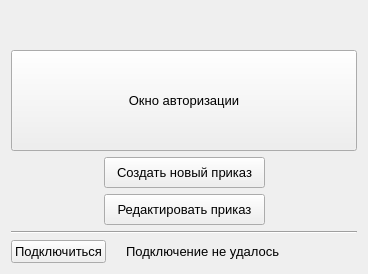
<?xml version="1.0" encoding="UTF-8"?>
<ui version="4.0">
 <class>CStartPage</class>
 <widget class="QWidget" name="CStartPage">
  <property name="geometry">
   <rect>
    <x>0</x>
    <y>0</y>
    <width>368</width>
    <height>274</height>
   </rect>
  </property>
  <property name="font">
   <font>
    <pointsize>10</pointsize>
   </font>
  </property>
  <property name="windowTitle">
   <string>Начало работы</string>
  </property>
  <layout class="QVBoxLayout" name="verticalLayout">
   <item>
    <spacer name="verticalSpacer">
     <property name="orientation">
      <enum>Qt::Vertical</enum>
     </property>
     <property name="sizeHint" stdset="0">
      <size>
       <width>20</width>
       <height>40</height>
      </size>
     </property>
    </spacer>
   </item>
   <item>
    <widget class="QPushButton" name="pushButton_5">
     <property name="minimumSize">
      <size>
       <width>0</width>
       <height>101</height>
      </size>
     </property>
     <property name="text">
      <string>Окно авторизации</string>
     </property>
    </widget>
   </item>
   <item>
    <layout class="QGridLayout" name="gridLayout">
     <item row="0" column="0">
      <spacer name="horizontalSpacer_5">
       <property name="orientation">
        <enum>Qt::Horizontal</enum>
       </property>
       <property name="sizeHint" stdset="0">
        <size>
         <width>40</width>
         <height>20</height>
        </size>
       </property>
      </spacer>
     </item>
     <item row="0" column="1">
      <widget class="QPushButton" name="pb_create_new_order">
       <property name="minimumSize">
        <size>
         <width>161</width>
         <height>31</height>
        </size>
       </property>
       <property name="maximumSize">
        <size>
         <width>161</width>
         <height>31</height>
        </size>
       </property>
       <property name="text">
        <string>Создать новый приказ</string>
       </property>
      </widget>
     </item>
     <item row="0" column="2">
      <spacer name="horizontalSpacer_3">
       <property name="orientation">
        <enum>Qt::Horizontal</enum>
       </property>
       <property name="sizeHint" stdset="0">
        <size>
         <width>40</width>
         <height>20</height>
        </size>
       </property>
      </spacer>
     </item>
     <item row="1" column="0">
      <spacer name="horizontalSpacer_6">
       <property name="orientation">
        <enum>Qt::Horizontal</enum>
       </property>
       <property name="sizeHint" stdset="0">
        <size>
         <width>40</width>
         <height>20</height>
        </size>
       </property>
      </spacer>
     </item>
     <item row="1" column="1">
      <widget class="QPushButton" name="pb_edit_order">
       <property name="minimumSize">
        <size>
         <width>161</width>
         <height>31</height>
        </size>
       </property>
       <property name="maximumSize">
        <size>
         <width>161</width>
         <height>31</height>
        </size>
       </property>
       <property name="text">
        <string>Редактировать приказ</string>
       </property>
      </widget>
     </item>
     <item row="1" column="2">
      <spacer name="horizontalSpacer_4">
       <property name="orientation">
        <enum>Qt::Horizontal</enum>
       </property>
       <property name="sizeHint" stdset="0">
        <size>
         <width>40</width>
         <height>20</height>
        </size>
       </property>
      </spacer>
     </item>
    </layout>
   </item>
   <item>
    <widget class="Line" name="line">
     <property name="orientation">
      <enum>Qt::Horizontal</enum>
     </property>
    </widget>
   </item>
   <item>
    <layout class="QHBoxLayout" name="horizontalLayout_2">
     <item>
      <widget class="QPushButton" name="pb_connectDatabase">
       <property name="text">
        <string>Подключиться</string>
       </property>
      </widget>
     </item>
     <item>
      <widget class="QLabel" name="pic_connection">
       <property name="maximumSize">
        <size>
         <width>16</width>
         <height>16</height>
        </size>
       </property>
       <property name="text">
        <string/>
       </property>
       <property name="pixmap">
        <pixmap resource="res.qrc">:/pictures/pictures/error.png</pixmap>
       </property>
       <property name="scaledContents">
        <bool>true</bool>
       </property>
      </widget>
     </item>
     <item>
      <widget class="QLabel" name="lbl_connected">
       <property name="enabled">
        <bool>true</bool>
       </property>
       <property name="text">
        <string>Подключение не удалось</string>
       </property>
      </widget>
     </item>
     <item>
      <spacer name="horizontalSpacer_2">
       <property name="orientation">
        <enum>Qt::Horizontal</enum>
       </property>
       <property name="sizeHint" stdset="0">
        <size>
         <width>40</width>
         <height>20</height>
        </size>
       </property>
      </spacer>
     </item>
    </layout>
   </item>
  </layout>
 </widget>
 <resources>
  <include location="res.qrc"/>
 </resources>
 <connections/>
</ui>
